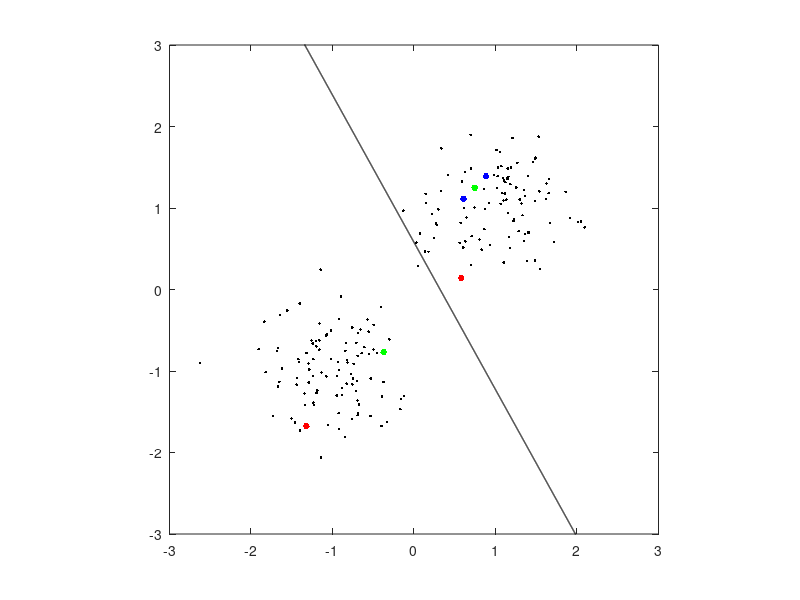

This chart was generated by the following MATLAB code: (Note: this script raises an error after producing the figure.)
clear;
clc;
close all;

rng(2);
mu1 = 1;
sigma1 = sqrt(0.2);
dataset_size = 100;
g_1 = normrnd(mu1, sigma1, [2, dataset_size]);
mu2= -1;
sigma2 = sigma1;
g_2 = normrnd(mu2, sigma2, [2, dataset_size]);

m = 1;
q = 0;
gm1 = m * g_1(1,:) + q > g_1(2,:);
gm2 = m * g_2(1,:) + q > g_2(2,:);
gg1 = [g_1(1, gm1), g_2(1, gm2); g_1(2, gm1), g_2(2, gm2)];
gg2 = [g_1(1, ~gm1), g_2(1, ~gm2); g_1(2, ~gm1), g_2(2, ~gm2)];

g_1 = gg1;
g_2 = gg2;

dataset = [g_1, g_2]';
plot(g_1(1,:), g_1(2,:), '.k');
hold on;
plot(g_2(1,:), g_2(2,:), '.k');
axis equal;

%generate random labelled data
l1 = g_1(:, randperm(length(g_1)));
l2 = g_2(:, randperm(length(g_2)));
%l1 = sort(g_1,2,'descend');
%l2 = sort(g_2,2,'descend');
train_size = 2;
t1 = l1(:,1:train_size)';
t2 = l2(:,1:train_size)';
%compute the mean of the labelled data
mean1 = mean(t1);
mean2 = mean(t2);
label = ones(1,  2);
label(1) = 1;
label(2) = -1;
plot(t1(:,1), t1(:,2), '.r', 'MarkerSize', 15);
plot(t2(:,1), t2(:,2), '.b', 'MarkerSize', 15);
plot(mean1(:,1),mean1(:,2),'.g', 'MarkerSize', 15);
plot(mean2(:,1),mean2(:,2),'.g', 'MarkerSize', 15);
mid_point = (mean2+mean1)./2;
slope = -(mean2(2)-mean1(2))/(mean2(1)-mean1(1));
intercept = mid_point(2) - slope * mid_point(1);
sup_x_line = linspace(-5, 5, 10000);
sup_y_line = slope .* sup_x_line + intercept;
plot(sup_x_line, sup_y_line, 'k', 'LineWidth', 1);
axis equal;
xlim([-3,3]);
ylim([-3,3]);
%train a nearest mean classifier
mdl = fitcknn([mean1; mean2], label');
%assign label to unlabelled data
predicted_labels = predict(mdl, dataset);
ll1 = dataset(predicted_labels==label(1),:);
ll2 =  dataset(predicted_labels==label(2),:);
figure;
hold on;
axis equal;
plot(ll1(:,1), ll1(:,2), '.r', 'MarkerSize', 15);
plot(ll2(:,1), ll2(:,2), '.b', 'MarkerSize', 15);
mean1 = mean(ll1);
mean2 = mean(ll2);
plot(mean1(:,1),mean1(:,2),'.g', 'MarkerSize', 15);
plot(mean2(:,1),mean2(:,2),'.g', 'MarkerSize', 15);
mid_point = (mean2+mean1)./2;
slope = -1/(mean2(2)-mean1(2))/(mean2(1)-mean1(1));
intercept = mid_point(2) - slope * mid_point(1);
x_line = linspace(-5, 5, 10000);
y_line = slope .* x_line + intercept;
plot(sup_x_line, sup_y_line, '--k', 'LineWidth', 1);
plot(x_line, y_line, 'k', 'LineWidth', 1);
axis equal;
xlim([-3,3]);
ylim([-3,3]);
labels = [];
iteration = 0;
%% self training
while true
    labelled_dataset = [ll1; ll2];
    labels = predicted_labels;
    mean1 = mean(ll1);
    mean2 = mean(ll2);
    new_mdl = fitcknn([mean1;mean2], label');
    new_labels = predict(new_mdl, labelled_dataset);
    iteration = iteration+1;
    %if the label don't change, stop self training
    if (sum(new_labels - labels) == 0)
        break;
    end
    predicted_labels = new_labels;
    ll1 = dataset(predicted_labels==1,:);
    ll2 =  dataset(predicted_labels==-1,:);
    figure;
hold on;
axis equal;
plot(ll1(:,1), ll1(:,2), '.r', 'MarkerSize', 15);
plot(ll2(:,1), ll2(:,2), '.b', 'MarkerSize', 15);
plot(mean1(:,1),mean1(:,2),'.g', 'MarkerSize', 15);
plot(mean2(:,1),mean2(:,2),'.g', 'MarkerSize', 15);
mid_point = (mean2+mean1)./2;
slope = -1/(mean2(2)-mean1(2))/(mean2(1)-mean1(1));
intercept = mid_point(2) - slope * mid_point(1);
x_line = linspace(-5, 5, 10000);
y_line = slope .* x_line + intercept;
plot(sup_x_line, sup_y_line, '--k', 'LineWidth', 1);
plot(x_line, y_line, 'k', 'LineWidth', 1);
axis equal;
xlim([-3,3]);
ylim([-3,3]);
end
